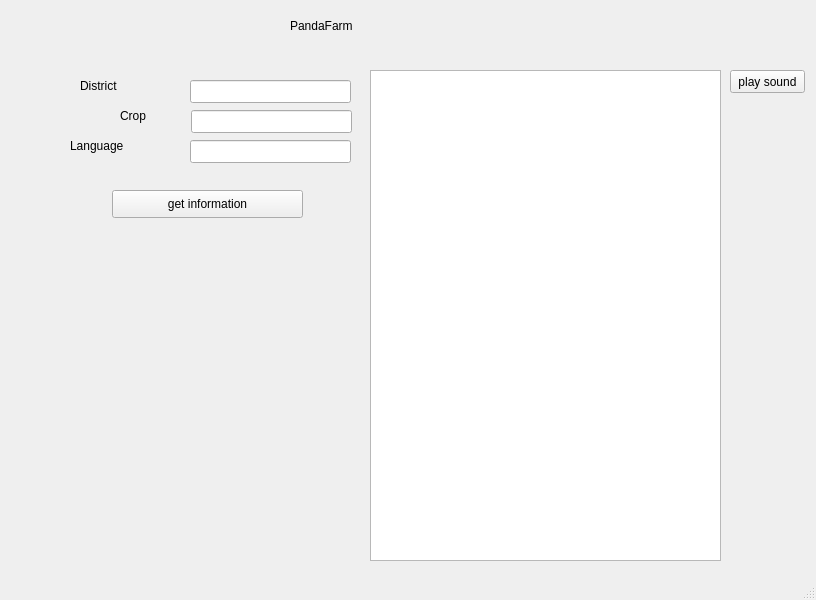
<?xml version="1.0" encoding="UTF-8"?>
<ui version="4.0">
 <class>MainWindow</class>
 <widget class="QMainWindow" name="MainWindow">
  <property name="geometry">
   <rect>
    <x>0</x>
    <y>0</y>
    <width>816</width>
    <height>600</height>
   </rect>
  </property>
  <property name="windowTitle">
   <string>MainWindow</string>
  </property>
  <widget class="QWidget" name="centralwidget">
   <widget class="QLabel" name="district">
    <property name="geometry">
     <rect>
      <x>80</x>
      <y>70</y>
      <width>91</width>
      <height>31</height>
     </rect>
    </property>
    <property name="styleSheet">
     <string notr="true">font: 14pt &quot;OCR A Extended&quot;;</string>
    </property>
    <property name="text">
     <string>District</string>
    </property>
   </widget>
   <widget class="QLabel" name="crop">
    <property name="geometry">
     <rect>
      <x>120</x>
      <y>100</y>
      <width>61</width>
      <height>31</height>
     </rect>
    </property>
    <property name="styleSheet">
     <string notr="true">font: 14pt &quot;OCR A Extended&quot;;</string>
    </property>
    <property name="text">
     <string>Crop</string>
    </property>
   </widget>
   <widget class="QLabel" name="language">
    <property name="geometry">
     <rect>
      <x>70</x>
      <y>130</y>
      <width>91</width>
      <height>31</height>
     </rect>
    </property>
    <property name="styleSheet">
     <string notr="true">font: 14pt &quot;OCR A Extended&quot;;</string>
    </property>
    <property name="text">
     <string>Language</string>
    </property>
   </widget>
   <widget class="QLineEdit" name="district_input">
    <property name="geometry">
     <rect>
      <x>190</x>
      <y>80</y>
      <width>161</width>
      <height>23</height>
     </rect>
    </property>
    <property name="text">
     <string/>
    </property>
   </widget>
   <widget class="QLineEdit" name="crop_input">
    <property name="geometry">
     <rect>
      <x>191</x>
      <y>110</y>
      <width>161</width>
      <height>23</height>
     </rect>
    </property>
    <property name="text">
     <string/>
    </property>
   </widget>
   <widget class="QLineEdit" name="language_input">
    <property name="geometry">
     <rect>
      <x>190</x>
      <y>140</y>
      <width>161</width>
      <height>23</height>
     </rect>
    </property>
    <property name="text">
     <string/>
    </property>
   </widget>
   <widget class="QTextBrowser" name="infromation_output">
    <property name="geometry">
     <rect>
      <x>370</x>
      <y>70</y>
      <width>351</width>
      <height>491</height>
     </rect>
    </property>
    <property name="styleSheet">
     <string notr="true">font: 10pt &quot;MS Shell Dlg 2&quot;;</string>
    </property>
   </widget>
   <widget class="QPushButton" name="submit_button">
    <property name="geometry">
     <rect>
      <x>112</x>
      <y>190</y>
      <width>191</width>
      <height>28</height>
     </rect>
    </property>
    <property name="styleSheet">
     <string notr="true">font: 14pt &quot;OCR A Extended&quot;;</string>
    </property>
    <property name="text">
     <string>get information</string>
    </property>
   </widget>
   <widget class="QLabel" name="label">
    <property name="geometry">
     <rect>
      <x>290</x>
      <y>10</y>
      <width>161</width>
      <height>31</height>
     </rect>
    </property>
    <property name="styleSheet">
     <string notr="true">font: 14pt &quot;OCR A Extended&quot;;</string>
    </property>
    <property name="text">
     <string>PandaFarm</string>
    </property>
   </widget>
   <widget class="QPushButton" name="play_sound_button">
    <property name="geometry">
     <rect>
      <x>730</x>
      <y>70</y>
      <width>75</width>
      <height>23</height>
     </rect>
    </property>
    <property name="text">
     <string>play sound</string>
    </property>
   </widget>
  </widget>
  <widget class="QStatusBar" name="statusbar"/>
 </widget>
 <resources/>
 <connections/>
</ui>
